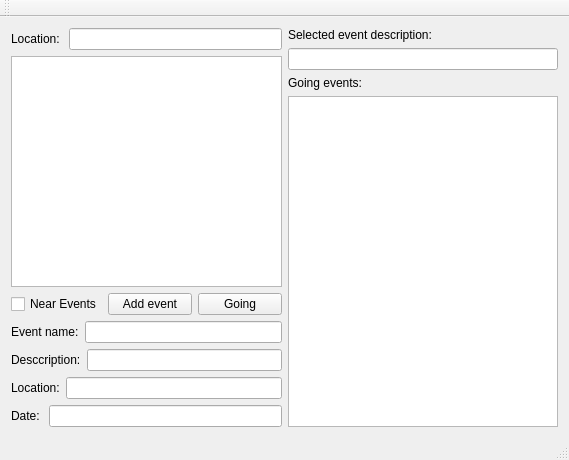
<?xml version="1.0" encoding="UTF-8"?>
<ui version="4.0">
 <class>EventPlannerAppClass</class>
 <widget class="QMainWindow" name="EventPlannerAppClass">
  <property name="geometry">
   <rect>
    <x>0</x>
    <y>0</y>
    <width>569</width>
    <height>460</height>
   </rect>
  </property>
  <property name="windowTitle">
   <string>EventPlannerApp</string>
  </property>
  <widget class="QWidget" name="centralWidget">
   <layout class="QHBoxLayout" name="horizontalLayout_7">
    <item>
     <layout class="QVBoxLayout" name="verticalLayout_2">
      <item>
       <layout class="QHBoxLayout" name="horizontalLayout">
        <item>
         <widget class="QLabel" name="label">
          <property name="text">
           <string>Location: </string>
          </property>
         </widget>
        </item>
        <item>
         <widget class="QLineEdit" name="locationLineEdit"/>
        </item>
       </layout>
      </item>
      <item>
       <widget class="QListWidget" name="eventsListWidget"/>
      </item>
      <item>
       <layout class="QHBoxLayout" name="horizontalLayout_2">
        <item>
         <widget class="QCheckBox" name="nearEventsCheckBox">
          <property name="text">
           <string>Near Events</string>
          </property>
         </widget>
        </item>
        <item>
         <widget class="QPushButton" name="addPushButton">
          <property name="text">
           <string>Add event</string>
          </property>
         </widget>
        </item>
        <item>
         <widget class="QPushButton" name="goingPushButton">
          <property name="text">
           <string>Going</string>
          </property>
         </widget>
        </item>
       </layout>
      </item>
      <item>
       <layout class="QHBoxLayout" name="horizontalLayout_3">
        <item>
         <widget class="QLabel" name="label_2">
          <property name="text">
           <string>Event name:</string>
          </property>
         </widget>
        </item>
        <item>
         <widget class="QLineEdit" name="nameLineEdit"/>
        </item>
       </layout>
      </item>
      <item>
       <layout class="QHBoxLayout" name="horizontalLayout_4">
        <item>
         <widget class="QLabel" name="label_3">
          <property name="text">
           <string>Desccription:</string>
          </property>
         </widget>
        </item>
        <item>
         <widget class="QLineEdit" name="descriptionLineEdit"/>
        </item>
       </layout>
      </item>
      <item>
       <layout class="QHBoxLayout" name="horizontalLayout_5">
        <item>
         <widget class="QLabel" name="label_4">
          <property name="text">
           <string>Location:</string>
          </property>
         </widget>
        </item>
        <item>
         <widget class="QLineEdit" name="eventLocationLineEdit"/>
        </item>
       </layout>
      </item>
      <item>
       <layout class="QHBoxLayout" name="horizontalLayout_6">
        <item>
         <widget class="QLabel" name="label_5">
          <property name="text">
           <string>Date: </string>
          </property>
         </widget>
        </item>
        <item>
         <widget class="QLineEdit" name="dateLineEdit"/>
        </item>
       </layout>
      </item>
     </layout>
    </item>
    <item>
     <layout class="QVBoxLayout" name="verticalLayout_4">
      <item>
       <layout class="QVBoxLayout" name="verticalLayout">
        <item>
         <widget class="QLabel" name="label_6">
          <property name="text">
           <string>Selected event description:</string>
          </property>
         </widget>
        </item>
        <item>
         <widget class="QLineEdit" name="selectedDescriptionLineEdit"/>
        </item>
       </layout>
      </item>
      <item>
       <layout class="QVBoxLayout" name="verticalLayout_3">
        <item>
         <widget class="QLabel" name="label_7">
          <property name="text">
           <string>Going events:</string>
          </property>
         </widget>
        </item>
        <item>
         <widget class="QListWidget" name="goingListWidget"/>
        </item>
       </layout>
      </item>
     </layout>
    </item>
   </layout>
  </widget>
  <widget class="QMenuBar" name="menuBar">
   <property name="geometry">
    <rect>
     <x>0</x>
     <y>0</y>
     <width>569</width>
     <height>21</height>
    </rect>
   </property>
  </widget>
  <widget class="QToolBar" name="mainToolBar">
   <attribute name="toolBarArea">
    <enum>TopToolBarArea</enum>
   </attribute>
   <attribute name="toolBarBreak">
    <bool>false</bool>
   </attribute>
  </widget>
  <widget class="QStatusBar" name="statusBar"/>
 </widget>
 <layoutdefault spacing="6" margin="11"/>
 <resources>
  <include location="EventPlannerApp.qrc"/>
 </resources>
 <connections/>
</ui>
